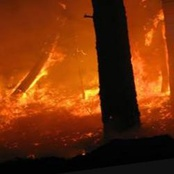
#> input picture data/fire/fire01.jpg, 174 x 174 px, shrunk from 250 x 250 before the run; its folder holds only this picture in this run
$ jupyter execute --allow-errors Demo.ipynb   (older library calls are emulated)
#> lines starting #> are read from the running program, lines starting #| are printed output that depends on the picture
[cell 1]
import cv2
import numpy as np
import os
import glob
import matplotlib.pyplot as plt
from sklearn.tree import DecisionTreeClassifier
from sklearn.model_selection import train_test_split
from sklearn.metrics import accuracy_score
from skimage.feature import graycomatrix, graycoprops

# Configuración
BASE_DIR = 'data'
CLASSES = ['fire', 'smoke', 'neutral']
class_map = {name: i for i, name in enumerate(CLASSES)}

dataset = {cls: [] for cls in CLASSES}
image_paths = {cls: [] for cls in CLASSES}

def load_images_from_folder(folder_path, label):
#> called with folder_path = 'data/fire', label = 'fire'
    loaded_images = []
    extensions = ['*.jpg', '*.jpeg', '*.png']
    files = []

    for ext in extensions:
        files.extend(glob.glob(os.path.join(folder_path, ext)))

    files.sort()

    print(f"  Encontrados {len(files)} archivos en '{folder_path}'")

    for file_path in files:
        img = cv2.imread(file_path)
#> img is the input picture: shape (174, 174, 3); mean B, G, R 9.3, 47.9, 115.9
        if img is not None:
            img = cv2.cvtColor(img, cv2.COLOR_BGR2RGB)
            loaded_images.append(img)
            image_paths[label].append(file_path)

    return loaded_images

print("Cargando dataset...")
for cls in CLASSES:
    path = os.path.join(BASE_DIR, cls)
    if os.path.exists(path):
        print(f"Procesando carpeta: {path}")
        dataset[cls] = load_images_from_folder(path, cls)
    else:
        print(f"⚠️ Error: La ruta {path} no existe.")

print("-" * 30)
for cls in CLASSES:
    print(f"Total imágenes cargadas [{cls}]: {len(dataset[cls])}")
#> this loop made 3 passes
#| Total imágenes cargadas [fire]: 1
#| Total imágenes cargadas [smoke]: 0
#| Total imágenes cargadas [neutral]: 1


def get_final_features(img_rgb):
    """
    Extrae las características del modelo ganador (High Res).
    - Color: HSV (Saturación y BRILLO/VALOR), YCbCr (Cr, Cb).
    - Estructura: Canny en Saturación, Hu Moments, GLCM.
    """
    gray = cv2.cvtColor(img_rgb, cv2.COLOR_RGB2GRAY)
    hsv = cv2.cvtColor(img_rgb, cv2.COLOR_RGB2HSV)
    ycbcr = cv2.cvtColor(img_rgb, cv2.COLOR_RGB2YCrCb)

    s = hsv[:, :, 1]
    v = hsv[:, :, 2]

    _, cr, cb = cv2.split(ycbcr)

    mean_s = np.mean(s)
    std_s = np.std(s)

    mean_v = np.mean(v)
    std_v = np.std(v)

    mean_cr = np.mean(cr)
    std_cr = np.std(cr)
    mean_cb = np.mean(cb)

    edges_s = cv2.Canny(s, 50, 150)
    edge_density = np.count_nonzero(edges_s) / s.size

    glcm = graycomatrix(gray, distances=[1], angles=[0], levels=256, symmetric=True, normed=True)
    contrast = graycoprops(glcm, 'contrast')[0, 0]
    homogeneity = graycoprops(glcm, 'homogeneity')[0, 0]

    _, binary = cv2.threshold(cr, 0, 255, cv2.THRESH_BINARY + cv2.THRESH_OTSU)
    moments = cv2.moments(binary)
    hu = cv2.HuMoments(moments).flatten()
    hu = -1 * np.sign(hu) * np.log10(np.abs(hu) + 1e-10)

    features = [mean_s, std_s, mean_v, std_v, mean_cr, std_cr, mean_cb, edge_density, contrast, homogeneity]
    features.extend(hu)

    return features

[cell 2]
X = []
y = []

for label_name in CLASSES:
    print(f"Extrayendo features: {label_name}...")
    for img in dataset[label_name]:
        try:
            feat = get_final_features(img)
            X.append(feat)
            y.append(class_map[label_name])
        except Exception as e:
            print(f"  Error en imagen de {label_name}: {e}")
#> this loop made 3 passes
#> pass 1, in get_final_features, `gray = cv2.cvtColor(img_rgb, cv2.COLOR_RGB2GRAY)`:
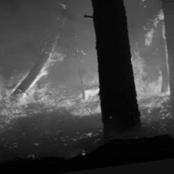
#> gray: shape (174, 174); min 0, max 231, mean 63.8
#> pass 1, in get_final_features, `s = hsv[:, :, 1]`:
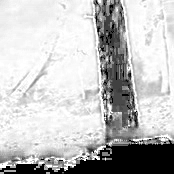
#> s: shape (174, 174); min 0, max 255, mean 192.8

X = np.array(X)
y = np.array(y)

if len(X) > 0:
    # Split
    X_train, X_test, y_train, y_test = train_test_split(X, y, test_size=0.2, random_state=42)
#> y_train = [0]; y_test = [2]

    # Modelo
    model = DecisionTreeClassifier(max_depth=4, random_state=42)
    model.fit(X_train, y_train)

    # Validación
    acc = accuracy_score(y_test, model.predict(X_test))
#> acc = 0
    print(f"\n✅ Modelo Entrenado. Accuracy en Test: {acc*100:.2f}%")
#| ✅ Modelo Entrenado. Accuracy en Test: 0.00%
else:
    print("\nError: No se extrajeron características. Verifica las rutas de las imágenes.")
